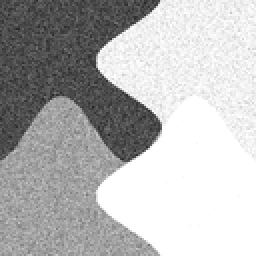
%> input picture KWFLICM/TIP2013Gong orig/syn3G30.bmp, 128 x 128 px, shrunk from 244 x 244 before the run (shown 2 times larger)
$ octave distances.m   (GNU Octave 9; MATLAB toolbox functions it lacks are replaced by stand-ins)
%> lines starting %> are read from the running program, lines starting %| are printed output that depends on the picture
### KWFLICM/Initialization.m
function [U2,V2]=Initialization(I,c)

[counts,x]=imhist(I); %灰度频率
 figure(5);
 imhist(I);
[m,n]=size(I);%测矩阵的大小
U2=cell(m,n);
for i=1:m
    for j=1:n
        U2{i,j}=zeros();
    end
end
e=0.001;
V1=zeros(1,c);     %V1是旧的聚类中心
V2=zeros(1,c);     %V2是新的聚类中心
U1=zeros(c,256);
m1=2;              %确定加权指数m
num=0;             %初始迭代次数
for k=1:c
    V1(k)=255*k/(c-1);
end;
I=double(I);%转换变量的类型
flag=1;
%%%%%% 开始迭代 %%%%%%%%%%%%%%%%%%%%%%%%%%%%%
while (flag==1&&num<500)
%%%%%%%%%%%%%%% 更新隶属度矩阵 %%%%%%%%%%%%%%%
 for j=1:256
       for i=1:c
           sum=0;
             if(x(j)-V1(i)==0)
                  U1(i,j)=1;
                  for k=1:i-1
                      U1(k,j)=0;
                  end
                  for k=i+1:c
                      U1(k,j)=0;
                  end
                  break;
              else
                  for k=1:c
                      sum=sum+(x(j)-V1(k))^(2/(m1-1));
                  end
                  U1(i,j)=sum/(x(j)-V1(i))^(2/(m1-1));
               end
       end
   end
%%%%%%%%%%%%% 归一化 %%%%%%%%%%%%%%%%%%%%%%%%%%
for j=1:256
    temp=0;
    for i=1:c
        temp=temp+U1(i,j);
    end
    for i=1:c
         U1(i,j)=U1(i,j)/temp;
    end
end
%%%%%%%%%%%%%%%更新聚类中心%%%%%%%%%%%%%%%%%%%%%%
for i=1:c
    sum=0;sum1=0;
    for j=1:256
        sum=sum+counts(j)*U1(i,j)^m1;
        sum1=sum1+x(j)*counts(j)*U1(i,j)^m1;
    end
    V2(i)=sum1/sum;
end
%%%%%%%%%%%%%%% 终止判断 %%%%%%%%%%%%%%%%%%%%%%
num=num+1;
    if max(abs(V2-V1))<e;%迭代停止条件
        flag=0;
    else
        V1=V2;
    end
    disp(sprintf('Iterations = %d',num));
end
for i=1:m
    for j=1:n
        for k=1:256
            if x(k)==I(i,j)
                U2{i,j}=U1(:,k);
            end
        end
    end
end

### KWFLICM/distances.m
clear all%清除workspace中的所有变量
clc;%清楚命令窗口的内容
I=imread('syn3G30.bmp');%读入图像文件
%> I is the input picture: size 128x128 uint8; min 32, max 255, mean 182.8


I1=double(I);
c=2
[m,n]=size(I1);
%> m = 128; n = 128
D1=cell(m,n);
for i=1:m
    for j=1:n
        D1{i,j}=zeros(c,1);
    end
end
%> after the loop, D1 = 16384 items
flag=0;
Isum=zeros();
Isum=sum(I1);
%> Isum = 128 values, max 31989 at index 98, min 13650 at index 2, mean 23395.9
I_sum=sum(Isum);
%> I_sum = 2994674
I_mean=I_sum/(m*n);
%> I_mean = 182.8
for i=1:m
    for j=1:n
        flag=flag+(I1(i,j)-I_mean)^2;
    end
end
%> after the loop, flag = 85904807.9
h=0;
for i=1:m
    for j=1:n
        h=h+((I1(i,j)-I_mean)^2-flag/(m*n))^2;
    end
end
%> after the loop, h = 2.92e+11
h=1/sqrt(h/(m*n-1));
%> h = 0.000237
[U1,V1]=Initialization(I1,c);
%> in Initialization, `[counts,x]=imhist(I);`: counts = 256 values from 0 to 16384; x = 256 values from 0 to 1
%> the loop in Initialization, `while (flag==1&&num<500)` made 2 passes
%> V1 on pass 1: [1 1]
%> after the loop in Initialization, `while (flag==1&&num<500)`: U1 = 256 columns, first 8: [0.5 0.5 0.5 0.5 0.5 0.5 0.5 0.5; 0.5 0.5 0.5 0.5 0.5 0.5 0.5 0.5]; V2 = [1 NaN]; flag = 0; num = 2
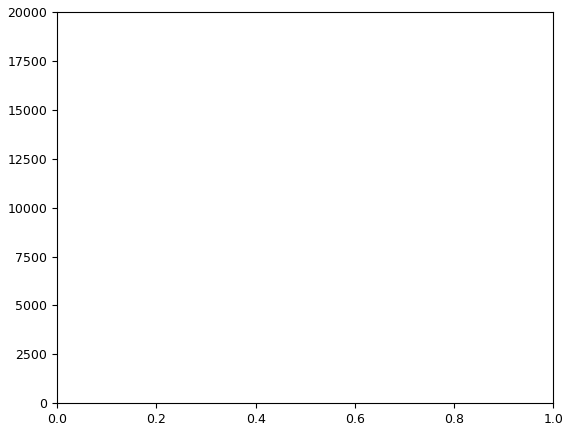
%> figure redrawn from the program's plot data; highest point at x = 1, y = 16384
%> U1 = 16384 items; V1 = [1 NaN]
for i=1:m
    for j=1:n
        for k=1:c
            D1{i,j}(k,1)=exp((-1)*h*(I1(i,j)-V1(k))^2);
        end
    end
end
